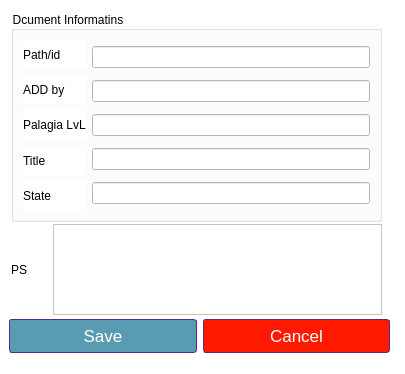
<?xml version="1.0" encoding="UTF-8"?>
<ui version="4.0">
 <class>Dialog</class>
 <widget class="QDialog" name="Dialog">
  <property name="geometry">
   <rect>
    <x>0</x>
    <y>0</y>
    <width>405</width>
    <height>374</height>
   </rect>
  </property>
  <property name="windowTitle">
   <string>Dialog</string>
  </property>
  <property name="styleSheet">
   <string notr="true">background-color: rgb(255, 255, 255);</string>
  </property>
  <widget class="QWidget" name="layoutWidget">
   <property name="geometry">
    <rect>
     <x>9</x>
     <y>319</y>
     <width>381</width>
     <height>35</height>
    </rect>
   </property>
   <layout class="QHBoxLayout" name="horizontalLayout_2">
    <item>
     <widget class="QPushButton" name="saveBtn">
      <property name="styleSheet">
       <string notr="true"> QPushButton {
background:-webkit-gradient(linear, left top, left bottom, color-stop(0.05, color: rgb(0, 170, 0);), color-stop(1, #1a5c66));
	background:-moz-linear-gradient(top, #599bb3 5%, #1a5c66 100%);
	background:-webkit-linear-gradient(top, #599bb3 5%, #1a5c66 100%);
	background:-o-linear-gradient(top, #599bb3 5%, #1a5c66 100%);
	background:-ms-linear-gradient(top, #599bb3 5%, #1a5c66 100%);
	background:linear-gradient(to bottom, #599bb3 5%, #1a5c66 100%);
	background-color:#599bb3;
	
	border-radius:3px;
	border:1px solid #5c298f;
	color:#ffffff;
	font-family:arial;
	font-size:17px;
	padding:6px 24px;
	text-decoration:none;
	
}
QPushButton:hover {
	background:-webkit-gradient(linear, left top, left bottom, color-stop(0.05, #1a5c66), color-stop(1, #599bb3));
	background:-moz-linear-gradient(top, #1a5c66 5%, #599bb3 100%);
	background:-webkit-linear-gradient(top, #1a5c66 5%, #599bb3 100%);
	background:-o-linear-gradient(top, #1a5c66 5%, #599bb3 100%);
	background:-ms-linear-gradient(top, #1a5c66 5%, #599bb3 100%);
	background:linear-gradient(to bottom, #1a5c66 5%, #599bb3 100%);
	background-color:#1a5c66;
}
QPushButton:active {
	position:relative;
	top:1px;
}
</string>
      </property>
      <property name="text">
       <string>Save</string>
      </property>
     </widget>
    </item>
    <item>
     <widget class="QPushButton" name="cancel_btn">
      <property name="styleSheet">
       <string notr="true"> QPushButton {
background:-webkit-gradient(linear, left top, left bottom, color-stop(0.05, color: rgb(0, 170, 0);), color-stop(1, #1a5c66));
	background:-moz-linear-gradient(top, #599bb3 5%, #1a5c66 100%);
	background:-webkit-linear-gradient(top, #599bb3 5%, #1a5c66 100%);
	background:-o-linear-gradient(top, #599bb3 5%, #1a5c66 100%);
	background:-ms-linear-gradient(top, #599bb3 5%, #1a5c66 100%);
	background:linear-gradient(to bottom, #599bb3 5%, #1a5c66 100%);
	background-color:#fe1a00;
	
	border-radius:3px;
	border:1px solid #5c298f;
	color:#ffffff;
	font-family:arial;
	font-size:17px;
	padding:6px 24px;
	text-decoration:none;
	
}
QPushButton:hover {
	background:-webkit-gradient(linear, left top, left bottom, color-stop(0.05, #1a5c66), color-stop(1, #599bb3));
	background:-moz-linear-gradient(top, #1a5c66 5%, #599bb3 100%);
	background:-webkit-linear-gradient(top, #1a5c66 5%, #599bb3 100%);
	background:-o-linear-gradient(top, #1a5c66 5%, #599bb3 100%);
	background:-ms-linear-gradient(top, #1a5c66 5%, #599bb3 100%);
	background:linear-gradient(to bottom, #1a5c66 5%, #599bb3 100%);
	background-color:#1a5c66;
}
QPushButton:active {
	position:relative;
	top:1px;
}
</string>
      </property>
      <property name="text">
       <string>Cancel</string>
      </property>
     </widget>
    </item>
   </layout>
  </widget>
  <widget class="QWidget" name="layoutWidget">
   <property name="geometry">
    <rect>
     <x>11</x>
     <y>224</y>
     <width>371</width>
     <height>91</height>
    </rect>
   </property>
   <layout class="QHBoxLayout" name="horizontalLayout">
    <item>
     <widget class="QLabel" name="label_6">
      <property name="styleSheet">
       <string notr="true">font: 75 10pt &quot;MS Shell Dlg 2&quot;;</string>
      </property>
      <property name="text">
       <string>PS      </string>
      </property>
     </widget>
    </item>
    <item>
     <widget class="QTextEdit" name="textEdit"/>
    </item>
   </layout>
  </widget>
  <widget class="QGroupBox" name="groupBox">
   <property name="geometry">
    <rect>
     <x>11</x>
     <y>11</y>
     <width>371</width>
     <height>211</height>
    </rect>
   </property>
   <property name="title">
    <string>Dcument Informatins</string>
   </property>
   <layout class="QHBoxLayout" name="horizontalLayout_3">
    <item>
     <layout class="QVBoxLayout" name="verticalLayout">
      <item>
       <widget class="QLabel" name="label">
        <property name="styleSheet">
         <string notr="true">font: 75 10pt &quot;MS Shell Dlg 2&quot;;</string>
        </property>
        <property name="text">
         <string>Path/id</string>
        </property>
       </widget>
      </item>
      <item>
       <widget class="QLabel" name="label_5">
        <property name="styleSheet">
         <string notr="true">font: 75 10pt &quot;MS Shell Dlg 2&quot;;</string>
        </property>
        <property name="text">
         <string>ADD by</string>
        </property>
       </widget>
      </item>
      <item>
       <widget class="QLabel" name="label_3">
        <property name="text">
         <string>Palagia LvL</string>
        </property>
       </widget>
      </item>
      <item>
       <widget class="QLabel" name="label_2">
        <property name="styleSheet">
         <string notr="true">font: 75 10pt &quot;MS Shell Dlg 2&quot;;</string>
        </property>
        <property name="text">
         <string>Title</string>
        </property>
       </widget>
      </item>
      <item>
       <widget class="QLabel" name="label_4">
        <property name="styleSheet">
         <string notr="true">font: 75 10pt &quot;MS Shell Dlg 2&quot;;</string>
        </property>
        <property name="text">
         <string>State</string>
        </property>
       </widget>
      </item>
     </layout>
    </item>
    <item>
     <layout class="QVBoxLayout" name="verticalLayout_2">
      <item>
       <widget class="QLineEdit" name="pathEdit"/>
      </item>
      <item>
       <widget class="QLineEdit" name="addByEdit"/>
      </item>
      <item>
       <widget class="QLineEdit" name="plagiaLvl_edit"/>
      </item>
      <item>
       <widget class="QLineEdit" name="titleEdit"/>
      </item>
      <item>
       <widget class="QLineEdit" name="statEdit"/>
      </item>
     </layout>
    </item>
   </layout>
  </widget>
 </widget>
 <resources/>
 <connections/>
</ui>
